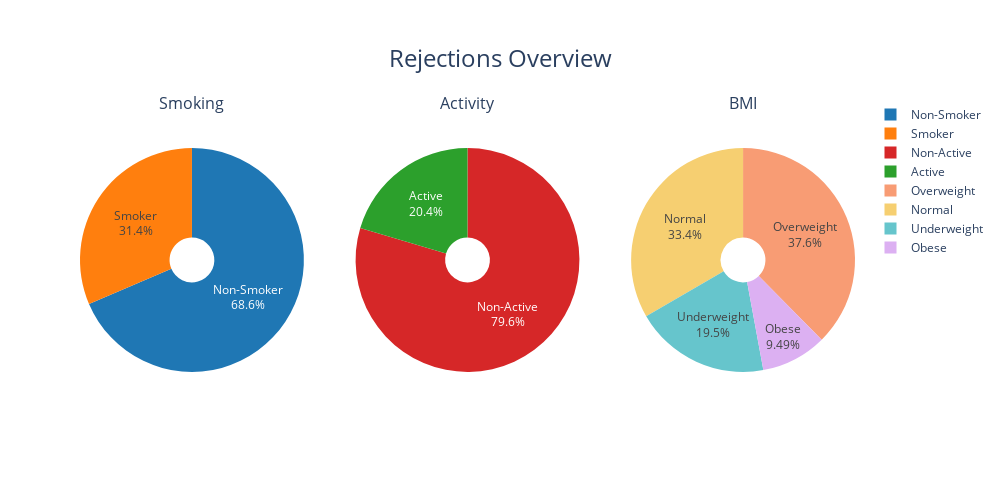

The code cell stored with this chart in its notebook:
### Code cell
from plotly.subplots import make_subplots
import plotly.graph_objects as go
import plotly.express as px

# Filter rejected applicants
rejected = population.loc[results_df['DECISION'] == 'rejected'].copy()

# Add BMI classes
bmi_classes = pd.cut(
    rejected['BMI'],
    bins=[0, 18.5, 25, 30, 100],
    labels=["Underweight", "Normal", "Overweight", "Obese"]
)
rejected['BMI_CLASS'] = bmi_classes

# --- Pie chart 1: Smoking Status ---
smoker_counts = rejected['SMOKER'].value_counts().reset_index()
smoker_counts.columns = ['SMOKER', 'count']
smoker_counts['SMOKER'] = smoker_counts['SMOKER'].map({True: "Smoker", False: "Non-Smoker"})

fig_smoker = px.pie(
    smoker_counts,
    names='SMOKER',
    values='count',
    color='SMOKER',
    color_discrete_map={"Smoker": "#ff7f0e", "Non-Smoker": "#1f77b4"},
    hole=0.2
)
fig_smoker.update_traces(textposition='inside', textinfo='percent+label')

# --- Pie chart 2: Physical Activity ---
sport_counts = rejected['PRACTICE_SPORT'].value_counts().reset_index()
sport_counts.columns = ['PRACTICE_SPORT', 'count']
sport_counts['PRACTICE_SPORT'] = sport_counts['PRACTICE_SPORT'].map({True: "Active", False: "Non-Active"})

fig_sport = px.pie(
    sport_counts,
    names='PRACTICE_SPORT',
    values='count',
    color='PRACTICE_SPORT',
    color_discrete_map={"Active": "#2ca02c", "Non-Active": "#d62728"},
    hole=0.2
)
fig_sport.update_traces(textposition='inside', textinfo='percent+label')

# --- Pie chart 3: BMI Class ---
bmi_counts = rejected['BMI_CLASS'].value_counts().sort_index().reset_index()
bmi_counts.columns = ['BMI_CLASS', 'count']

fig_bmi = px.pie(
    bmi_counts,
    names='BMI_CLASS',
    values='count',
    color='BMI_CLASS',
    color_discrete_sequence=px.colors.qualitative.Pastel,
    hole=0.2
)
fig_bmi.update_traces(textposition='inside', textinfo='percent+label')

# --- Side-by-side subplots ---
fig = make_subplots(
    rows=1, cols=3, specs=[[{'type':'domain'}, {'type':'domain'}, {'type':'domain'}]],
    subplot_titles=("Smoking", "Activity", "BMI")
)

# Add pie traces
fig.add_trace(fig_smoker.data[0], row=1, col=1)
fig.add_trace(fig_sport.data[0], row=1, col=2)
fig.add_trace(fig_bmi.data[0], row=1, col=3)

# Update layout: center main title, increase font size, and lower subplot titles
fig.update_layout(
    height=500, width=1000,
    title=dict(
        text="Rejections Overview",
        x=0.5,          # center
        xanchor='center',
        yanchor='top',
        font=dict(size=24)  # larger main title
    ),
    showlegend=True,
)

# Lower the subplot titles (Smoking, Activity, BMI) a bit
for annotation in fig['layout']['annotations']:
    annotation['y'] = 0.95  # lower slightly above the pies
    annotation['font'] = dict(size=16)  # optional: adjust font size for subplot titles


fig.show()

### Figure 1 — Plotly figure (JSON) as saved in the notebook; plotly's stock layout.template omitted (floating-point values rounded to 4 significant figures)
{"data": [{"customdata": [["Non-Smoker"], ["Smoker"]], "domain": {"x": [0, 0.2889], "y": [0, 1]}, "hole": 0.2, "hovertemplate": "SMOKER=%{customdata[0]}<br>count=%{value}<extra></extra>", "labels": ["Non-Smoker", "Smoker"], "legendgroup": "", "marker": {"colors": ["#1f77b4", "#ff7f0e"]}, "name": "", "showlegend": true, "textinfo": "percent+label", "textposition": "inside", "type": "pie", "values": [744, 341]}, {"customdata": [["Non-Active"], ["Active"]], "domain": {"x": [0.3556, 0.6444], "y": [0, 1]}, "hole": 0.2, "hovertemplate": "PRACTICE_SPORT=%{customdata[0]}<br>count=%{value}<extra></extra>", "labels": ["Non-Active", "Active"], "legendgroup": "", "marker": {"colors": ["#d62728", "#2ca02c"]}, "name": "", "showlegend": true, "textinfo": "percent+label", "textposition": "inside", "type": "pie", "values": [864, 221]}, {"customdata": [["Underweight"], ["Normal"], ["Overweight"], ["Obese"]], "domain": {"x": [0.7111, 1], "y": [0, 1]}, "hole": 0.2, "hovertemplate": "BMI_CLASS=%{customdata[0]}<br>count=%{value}<extra></extra>", "labels": ["Underweight", "Normal", "Overweight", "Obese"], "legendgroup": "", "marker": {"colors": ["rgb(102, 197, 204)", "rgb(246, 207, 113)", "rgb(248, 156, 116)", "rgb(220, 176, 242)"]}, "name": "", "showlegend": true, "textinfo": "percent+label", "textposition": "inside", "type": "pie", "values": [212, 362, 408, 103]}], "layout": {"annotations": [{"font": {"size": 16}, "showarrow": false, "text": "Smoking", "x": 0.1444, "xanchor": "center", "xref": "paper", "y": 0.95, "yanchor": "bottom", "yref": "paper"}, {"font": {"size": 16}, "showarrow": false, "text": "Activity", "x": 0.5, "xanchor": "center", "xref": "paper", "y": 0.95, "yanchor": "bottom", "yref": "paper"}, {"font": {"size": 16}, "showarrow": false, "text": "BMI", "x": 0.8556, "xanchor": "center", "xref": "paper", "y": 0.95, "yanchor": "bottom", "yref": "paper"}], "height": 500, "showlegend": true, "title": {"font": {"size": 24}, "text": "Rejections Overview", "x": 0.5, "xanchor": "center", "yanchor": "top"}, "width": 1000}}
